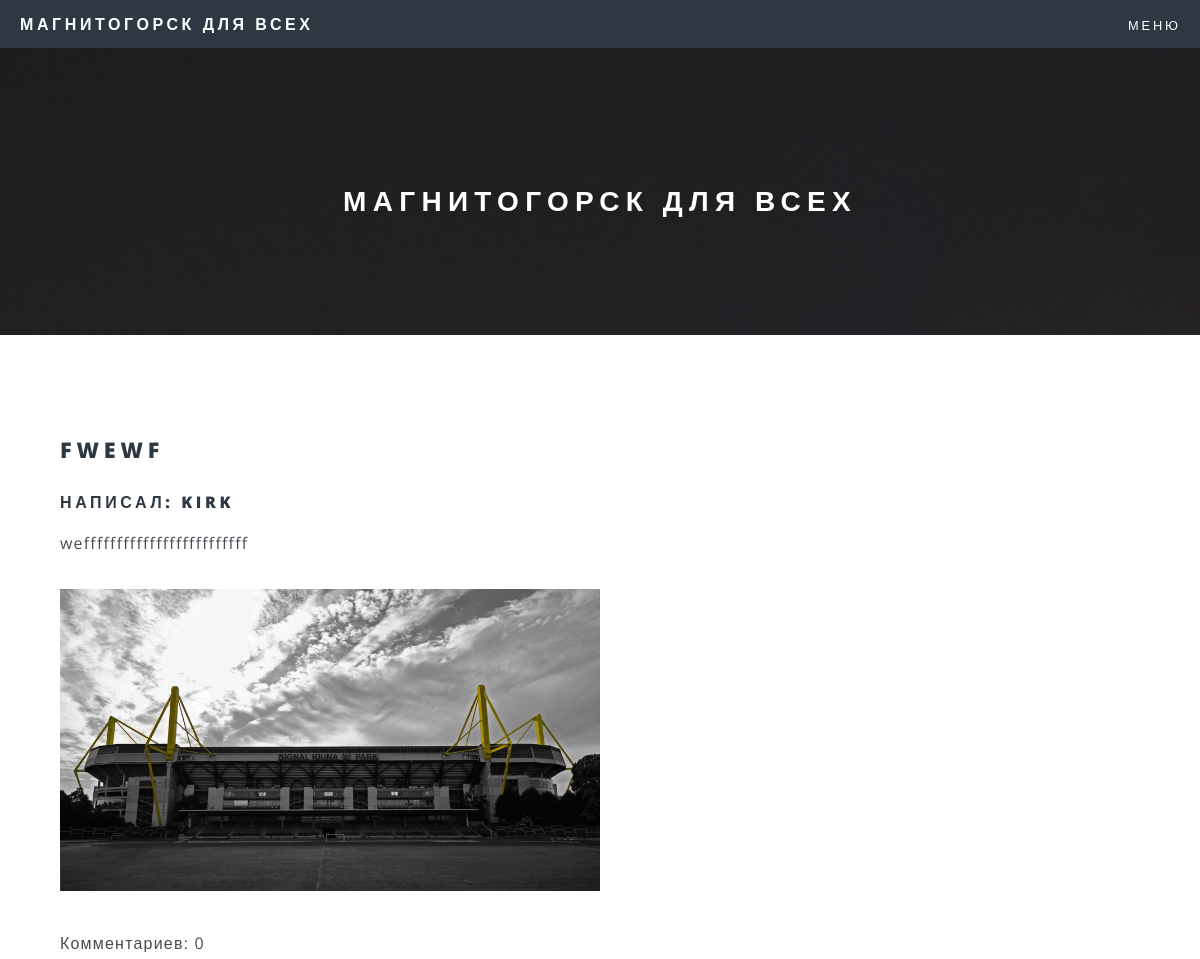
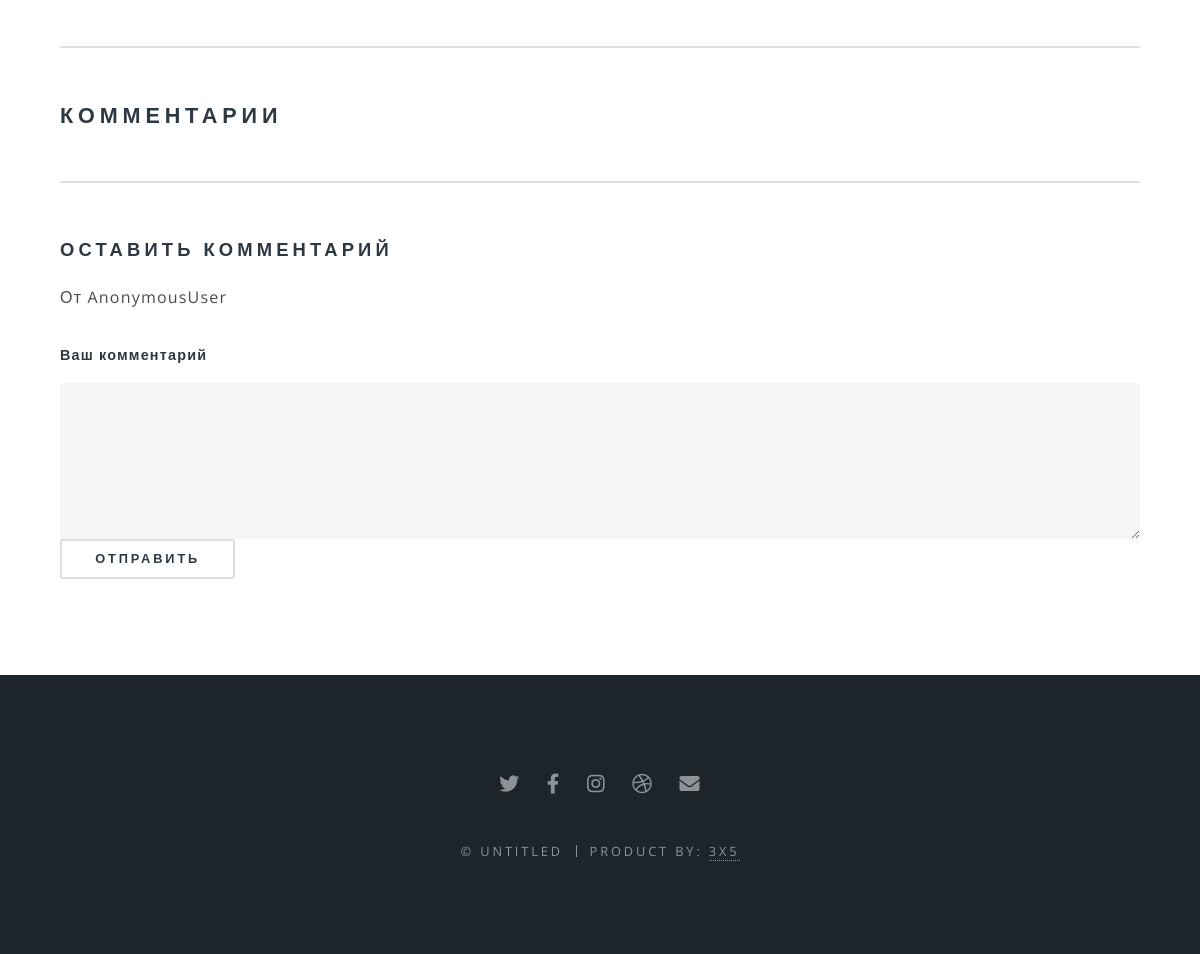
Page /2c2b31b1b1/ on the committed database (2 pictures, top to bottom).
### posts/models.py (models this page shows, shortened)
class Post(models.Model):
    title = models.CharField("Заголовок", max_length=150)
    text = models.TextField("Предложение")
    url = models.SlugField(max_length=160, unique=True, default=1)
    user = models.ForeignKey(User, on_delete=models.CASCADE, null=True, blank=True)
    def get_comment(self):
        return self.comments_set.filter(parent__isnull=True)
    class Meta:
        verbose_name="Пост"
        verbose_name_plural = "Посты"

class PostImages(models.Model):
    title = models.CharField("Заголовок", max_length=100)
    image = models.ImageField("Изображение", upload_to="posts_images/")
    post = models.ForeignKey(Post, verbose_name="Пост", on_delete=models.CASCADE)
    class Meta:
        verbose_name="Изображение"
        verbose_name_plural = "Изображения"

### posts/views.py (the view)
# urls.py: path("<slug:slug>/", views.PostDetailView.as_view(), name="view_post"),
class PostDetailView(DetailView):
    model = Post
    slug_field = "url"
    template_name = 'posts/view_post.html'

### templates/posts/view_post.html (shortened to what this page needs)
{% extends 'posts/base.html' %}
{% block post %}
<h2>{{post.title}}</h2>
<h4>Написал: {{post.user}}</h4>
<p>{{post.text}}</p>
{% for image in post.postimages_set.all %}
    <img src="{{image.image.url}}" class="img-fluid" style="width: 50%; " alt = "">
{% endfor %}
<p>
<p>Комментариев: {{ post.comments_set.count }}</p>
</p>
<hr>
<h2>Комментарии</h2>
<hr>
       <h3 class="editContent" style="outline: none; cursor: inherit; margin-top: 50px">
                                          Оставить комментарий</h3>
                                <form action="{% url 'add_comment' post.id %}" method="post" class="mt-4" id="CommentForm">
                                    <p>От {{ user }}</p>
                                    <div class="form-group editContent"
                                         style="outline: none; cursor: inherit;">
                                        <label for="contactcomment" class="editContent"
                                               style="outline: none; cursor: inherit;">Ваш комментарий
                                            </label>
                                        <textarea class="form-control border" rows="5" name="text"
                                                  id="contactcomment" required=""></textarea>
                                    </div>
                                    <button type="submit"
                                            class="mt-3 btn btn-success btn-block py-3"
                                            style="outline: none; cursor: inherit;">Отправить
                                    </button>
                                </form>
{% endblock post %}

### static/assets/css/main.css (style rules this page uses)
html, body, div, span, applet, object, iframe, h1, h2, h3, h4, h5, h6, p, blockquote, pre, a, abbr, acronym, address, big, cite, code, del, dfn, em, img, ins, kbd, q, s, samp, small, strike, strong, sub, sup, tt, var, b, u, i, center, dl, dt, dd, ol, ul, li, fieldset, form, label, legend, table, caption, tbody, tfoot, thead, tr, th, td, article, aside, canvas, details, embed, figure, figcaption, footer, header, hgroup, menu, nav, output, ruby, section, summary, time, mark, audio, video { margin: 0; padding: 0; border: 0; font-size: 100%; font: inherit; vertical-align: baseline; }
body { line-height: 1; }
body { -webkit-text-size-adjust: none; }
input, select, textarea { -moz-appearance: none; -webkit-appearance: none; -ms-appearance: none; appearance: none; }
html { box-sizing: border-box; }
*, *:before, *:after { box-sizing: inherit; }
body { background: #2e3842; }
body, input, select, textarea { color: #fff; font-family: "Open Sans", Helvetica, sans-serif; font-size: 15pt; font-weight: 400; letter-spacing: 0.075em; line-height: 1.65em; }
@media screen and (max-width: 1680px) { body, input, select, textarea { font-size: 13pt; } }
@media screen and (max-width: 1280px) { body, input, select, textarea { font-size: 12pt; } }
p { margin: 0 0 2em 0; }
h1, h2, h3, h4, h5, h6 { color: #fff; font-weight: 800; letter-spacing: 0.225em; line-height: 1em; margin: 0 0 1em 0; text-transform: uppercase; }
h2 { font-size: 1.35em; line-height: 1.75em; }
h3 { font-size: 1.15em; line-height: 1.75em; }
h4 { font-size: 1em; line-height: 1.5em; }
hr { border: 0; border-bottom: solid 2px #fff; margin: 3em 0; }
form { margin: 0 0 2em 0; }
label { color: #fff; display: block; font-size: 0.9em; font-weight: 600; margin: 0 0 1em 0; }
input[type="text"], input[type="password"], input[type="email"], select, textarea { -moz-appearance: none; -webkit-appearance: none; -ms-appearance: none; appearance: none; background-color: rgba(144, 144, 144, 0.25); border-radius: 3px; border: none; color: inherit; display: block; outline: 0; padding: 0 1em; text-decoration: none; width: 100%; }
input[type="text"]:invalid, input[type="password"]:invalid, input[type="email"]:invalid, select:invalid, textarea:invalid { box-shadow: none; }
textarea { padding: 0.75em 1em; }
input[type="submit"], input[type="reset"], input[type="button"], button, .button { -moz-appearance: none; -webkit-appearance: none; -ms-appearance: none; appearance: none; -moz-transition: background-color 0.2s ease-in-out, color 0.2s ease-in-out; -webkit-transition: background-color 0.2s ease-in-out, color 0.2s ease-in-out; -ms-transition: background-color 0.2s ease-in-out, color 0.2s ease-in-out; transition: background-color 0.2s ease-in-out, color 0.2s ease-in-out; background-color: transparent; border-radius: 3px; border: 0; box-shadow: inset 0 0 0 2px #fff; color: #fff; cursor: pointer; display: inline-block; font-size: 0.8em; font-weight: 600; height: 3.125em; letter-spacing: 0.225em; line-height: 3.125em; max-width: 30em; padding: 0 2.75em; text-align: center; text-decoration: none; text-transform: uppercase; white-space: nowrap; overflow: hidden; text-overflow: ellipsis; }
.wrapper.style5 h2, .wrapper.style5 h3, .wrapper.style5 h4, .wrapper.style5 h5, .wrapper.style5 h6 { color: #2E3842; }
.wrapper.style5 hr { border-color: #dfdfdf; }
.wrapper.style5 label { color: #2E3842; }
.wrapper.style5 input[type="text"], .wrapper.style5 input[type="password"], .wrapper.style5 input[type="email"], .wrapper.style5 select, .wrapper.style5 textarea { background-color: rgba(0, 0, 0, 0.0375); }
.wrapper.style5 input[type="submit"], .wrapper.style5 input[type="reset"], .wrapper.style5 input[type="button"], .wrapper.style5 button, .wrapper.style5 .button { box-shadow: inset 0 0 0 2px #dfdfdf; color: #2E3842; }

### rows in the picture
Post: title "FWEWF", user "KIRK", text "wefffffffffffffffffffffffff", comments_set.count "0"
PostImages: image (picture)

### other values in the picture
{{ user }} "AnonymousUser"
